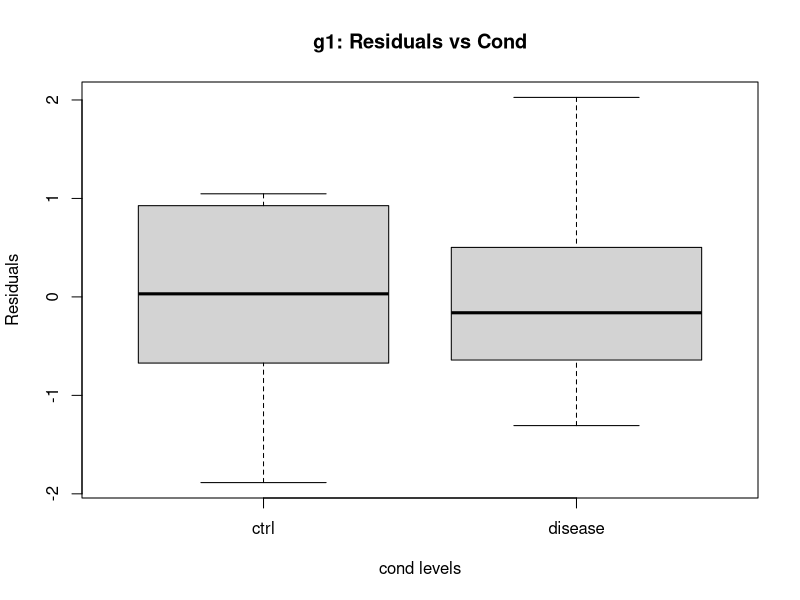
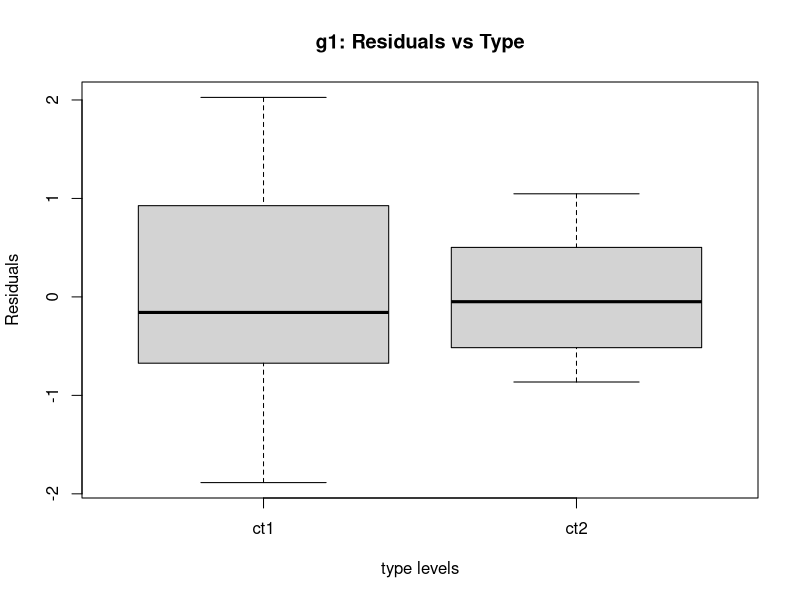
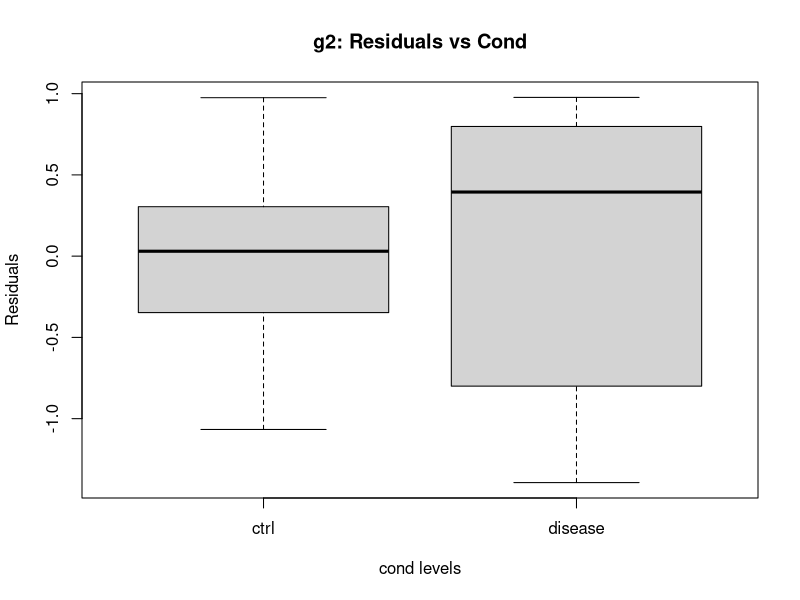
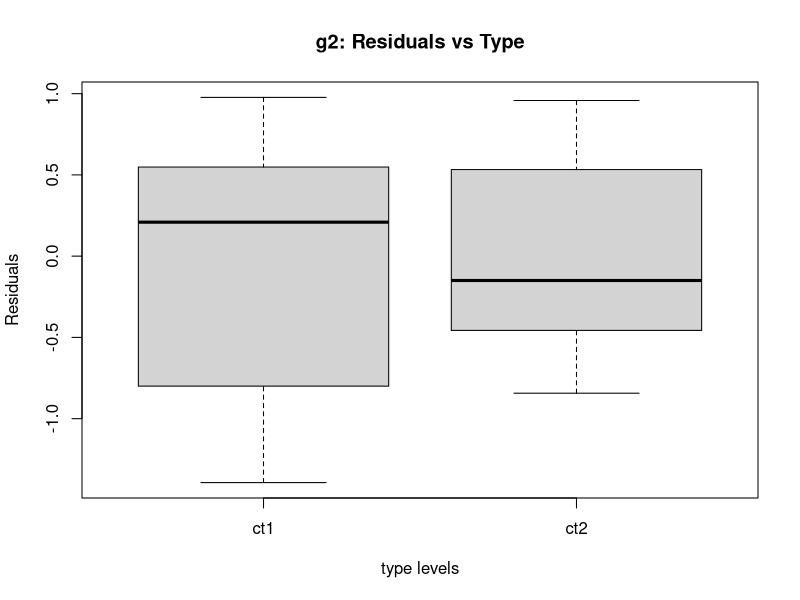

Source code (R) for these figures, in order:
## ---- chunk 1
library("readxl")
library(dplyr)
library(tidyr)
library(ggplot2)
## ---- chunk 2
d<-read_excel("hw-data.xlsx", sheet=2) 
d$cond <- as.factor(d$cond)
d$type <- as.factor(d$type)
# d$cell <- as.factor(d$cond)
## ---- chunk 3
model_g1 = lm(formula = g1 ~ cond+type, data = d)
summary(model_g1)
## ---- chunk 4
model_g2 = lm(formula = g2 ~ cond+type, data = d)
summary(model_g2)
## ---- chunk 5
plot(d$cond, resid(model_g1), type="p", ylab="Residuals", xlab="cond levels", main="g1: Residuals vs Cond")
# ggplot(d, aes(x=cond, y=resid(model_g2))) + geom_point()
## ---- chunk 6
plot(d$type, resid(model_g1), type="p", ylab="Residuals", xlab="type levels", main="g1: Residuals vs Type")
## ---- chunk 7
plot(d$cond, resid(model_g2), type="p", ylab="Residuals", xlab="cond levels", main="g2: Residuals vs Cond")
## ---- chunk 8
plot(d$type, resid(model_g2), type="p", ylab="Residuals", xlab="type levels", main="g2: Residuals vs Type")
## ---- chunk 9
ext_model_g1 = lm(formula = g1 ~ cond+type+g2, data = d)
summary(ext_model_g1)
## ---- chunk 10
model_type_g1 = glm(formula = type ~ cond+g1, family = binomial("logit"), data = d)
summary(model_type_g1)
## ---- chunk 11
model_type_g2 = glm(formula = type ~ cond+g2, family = binomial("logit"), data = d)
summary(model_type_g2)
## ---- chunk 12
# newdata2$Predict <- ifelse(model_type_g1$fitted.values >0.5,"ct2","ct1")
full<-glm(formula = type ~ cond+g1+g2, family = binomial("logit"), data = d)
## ---- chunk 13
full_preds<-full$fitted.values
#Rows 11-19 are 1.0, and rows 1-10 are basically 0
#Which means the fitted values are showing Pr(Type=ct2)
## ---- chunk 14
g1_preds<- model_type_g1$fitted.values
g2_preds<- model_type_g2$fitted.values
#All probs over 0.5 get classified as ct2, others as ct1, report the accuracy by comparing to full!
temp1<-(ifelse(full_preds > 0.5,"ct2","ct1") == ifelse(g1_preds > 0.5,"ct2","ct1"))
g1_accuracy<-length(temp1[temp1==TRUE])/length(full_preds)

temp2<-(ifelse(full_preds > 0.5,"ct2","ct1") == ifelse(g2_preds > 0.5,"ct2","ct1"))
g2_accuracy<-length(temp2[temp2==TRUE])/length(full_preds)
## ---- chunk 15
summary(lm(formula = g1~g2, data = d))
## ---- chunk 16
summary(lm(formula = g2~g1, data = d))
## ---- chunk 17
cor(d$g1, d$g2)
## ---- chunk 18
# Gonna assume it means the residuals of the two models compared against each other
cor(model_g1$residuals, model_g2$residuals)
